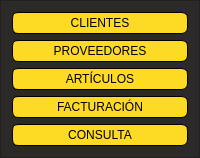
           <widget class="QFrame" name="frame_2">
            <property name="styleSheet">
             <string notr="true">QFrame{
background-color:rgb(44, 42, 41)
}

QPushButton{
font:87 12pt  &quot;CIB Font Sans&quot;;
color:rgb(0,0,0);
border-radius:6px;
border:1px solid black;
background-color:rgb(253, 218, 36);
padding: 3px;
}


QPushButton:disabled {
	background-color: rgb(184, 184, 184);
}

QPushButton:hover{
	background-color: black;
	color:rgb(255, 255, 255)
}
</string>
            </property>
            <property name="frameShape">
             <enum>QFrame::StyledPanel</enum>
            </property>
            <property name="frameShadow">
             <enum>QFrame::Raised</enum>
            </property>
            <layout class="QVBoxLayout" name="verticalLayout_3">
             <item>
              <widget class="QPushButton" name="bt_uno">
               <property name="layoutDirection">
                <enum>Qt::LeftToRight</enum>
               </property>
               <property name="autoFillBackground">
                <bool>false</bool>
               </property>
               <property name="text">
                <string>CLIENTES</string>
               </property>
               <property name="icon">
                <iconset>
                 <normaloff>../../Descargas/—Pngtree—3d letter c golden luxury_5949433.png</normaloff>../../Descargas/—Pngtree—3d letter c golden luxury_5949433.png</iconset>
               </property>
               <property name="iconSize">
                <size>
                 <width>20</width>
                 <height>20</height>
                </size>
               </property>
              </widget>
             </item>
             <item>
              <widget class="QPushButton" name="bt_dos">
               <property name="text">
                <string>PROVEEDORES</string>
               </property>
              </widget>
             </item>
             <item>
              <widget class="QPushButton" name="bt_tres">
               <property name="text">
                <string>ARTÍCULOS</string>
               </property>
              </widget>
             </item>
             <item>
              <widget class="QPushButton" name="bt_cuatro">
               <property name="text">
                <string>FACTURACIÓN</string>
               </property>
              </widget>
             </item>
             <item>
              <widget class="QPushButton" name="bt_cinco">
               <property name="text">
                <string>CONSULTA</string>
               </property>
              </widget>
             </item>
            </layout>
           </widget>
